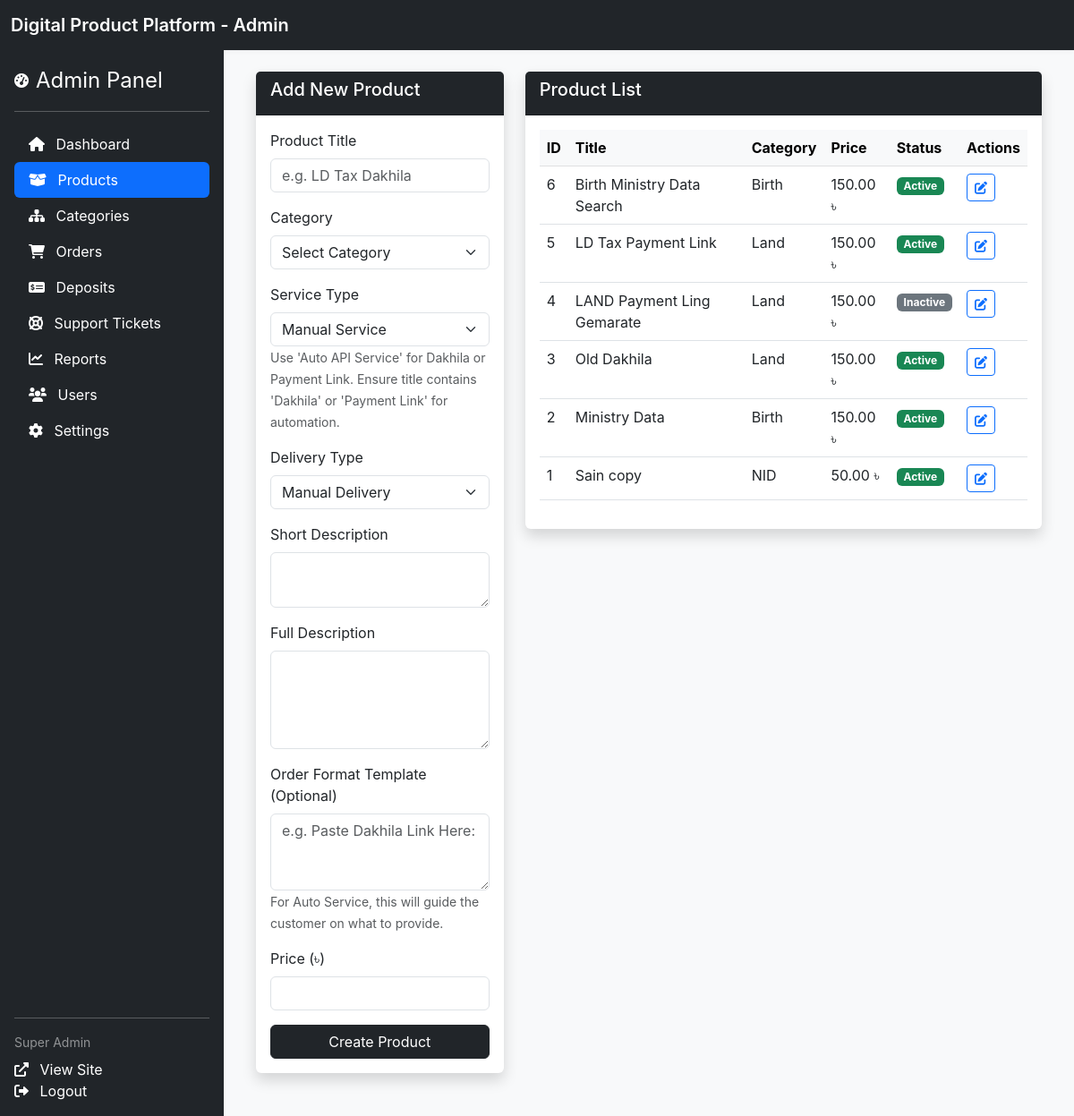
/admin/products (signed in), run on the app's committed database.
### tables this page shows
CREATE TABLE products (
                id INTEGER PRIMARY KEY AUTOINCREMENT,
                title TEXT NOT NULL,
                slug TEXT NOT NULL UNIQUE,
                short_desc TEXT,
                full_desc TEXT,
                category_id INTEGER,
                thumbnail TEXT,
                stock_type TEXT NOT NULL, -- file, text, key, account, manual, api
                delivery_type TEXT NOT NULL, -- instant, manual
                status TEXT DEFAULT 'active',
                created_at DATETIME DEFAULT CURRENT_TIMESTAMP, order_format_template TEXT,
                FOREIGN KEY (category_id) REFERENCES categories(id) ON DELETE SET NULL
            );

CREATE TABLE categories (
                id INTEGER PRIMARY KEY AUTOINCREMENT,
                name TEXT NOT NULL,
                slug TEXT NOT NULL UNIQUE,
                parent_id INTEGER DEFAULT NULL,
                status TEXT DEFAULT 'active',
                FOREIGN KEY (parent_id) REFERENCES categories(id) ON DELETE SET NULL
            );

### core/Database.php (called while the page is built, shortened)
<?php
class Database {
    private static $instance = null;
    private function __construct() {
        try {
            $this->pdo = new PDO("sqlite:" . DB_PATH);
        } catch (PDOException $e) {
            die("Database Connection Error: " . $e->getMessage());
        }
    }
    public static function getInstance() {
        if (self::$instance === null) {
            self::$instance = new Database();
        }
        return self::$instance->pdo;
    }
}

### core/Product.php (called while the page is built, shortened)
<?php
class Product {
    private $db;
    public function __construct() {
        $this->db = Database::getInstance();
    }
    public function getProducts($role_id = null, $category_id = null) {
        $sql = "
            SELECT p.*, c.name as category_name,
            (SELECT price FROM product_prices WHERE product_id = p.id AND (role_id = ? OR role_id IS NULL) ORDER BY role_id DESC LIMIT 1) as current_price
            FROM products p
            LEFT JOIN categories c ON p.category_id = c.id
            " . ($category_id ? "WHERE p.category_id = ?" : "") . "
            ORDER BY p.id DESC
        ";
        $stmt = $this->db->prepare($sql);
        $params = [$role_id];
        $stmt->execute($params);
        return $stmt->fetchAll();
    }
}

### core/Helpers.php (called while the page is built, shortened)
<?php
class Helpers {
    public static function formatCurrency($amount) {
        return number_format($amount, 2) . ' ৳';
    }
}

### modules/products/admin_products.php (the view, shortened to what this page needs)
<?php
$productModel = new Product();
$products = $productModel->getProducts($_SESSION['role_id']);
include 'includes/admin_header.php';
include 'includes/admin_sidebar.php';
?>
<div class="admin-content flex-grow-1 p-4">
    <div class="container-fluid">
        <div class="row">
        <div class="col-md-4">
            <div class="card shadow mb-4">
                <div class="card-header bg-dark text-white">
                    <h5>Add New Product</h5>
                </div>
                <div class="card-body">
                    <form action="" method="POST">
                        <div class="mb-3">
                            <label class="form-label">Product Title</label>
                            <input type="text" name="title" class="form-control" placeholder="e.g. LD Tax Dakhila" required>
                        </div>
                        <div class="mb-3">
                            <label class="form-label">Category</label>
                            <select name="category_id" class="form-select" required>
                                <option value="">Select Category</option>
                            </select>
                        </div>
                        <div class="mb-3">
                            <label class="form-label">Service Type</label>
                            <select name="stock_type" class="form-select" required>
                                <option value="manual">Manual Service</option>
                            </select>
                            <small class="text-muted">Use 'Auto API Service' for Dakhila or Payment Link. Ensure title contains 'Dakhila' or 'Payment Link' for automation.</small>
                        </div>
                        <div class="mb-3">
                            <label class="form-label">Delivery Type</label>
                            <select name="delivery_type" class="form-select" required>
                                <option value="manual">Manual Delivery</option>
                            </select>
                        </div>
                        <div class="mb-3">
                            <label class="form-label">Short Description</label>
                            <textarea name="short_desc" class="form-control" rows="2"></textarea>
                        </div>
                        <div class="mb-3">
                            <label class="form-label">Full Description</label>
                            <textarea name="full_desc" class="form-control" rows="4"></textarea>
                        </div>
                        <div class="mb-3">
                            <label class="form-label">Order Format Template (Optional)</label>
                            <textarea name="order_format_template" class="form-control" rows="3" placeholder="e.g. Paste Dakhila Link Here:"></textarea>
                            <small class="text-muted">For Auto Service, this will guide the customer on what to provide.</small>
                        </div>
                        <div class="mb-3">
                            <label class="form-label">Price (৳)</label>
                            <input type="number" step="0.01" name="base_price" class="form-control" required>
                        </div>
                        <div class="d-grid">
                            <button type="submit" class="btn btn-dark">Create Product</button>
                        </div>
                    </form>
                </div>
            </div>
        </div>
        <div class="col-md-8">
            <div class="card shadow">
                <div class="card-header bg-dark text-white">
                    <h5>Product List</h5>
                </div>
                <div class="card-body">
                    <div class="table-responsive">
                        <table class="table table-hover">
                            <thead class="table-light">
                                <tr>
                                    <th>ID</th>
                                    <th>Title</th>
                                    <th>Category</th>
                                    <th>Price</th>
                                    <th>Status</th>
                                    <th>Actions</th>
                                </tr>
                            </thead>
                            <tbody>
                                <?php foreach ($products as $p): ?>
                                    <tr>
                                        <td><?php echo $p['id']; ?></td>
                                        <td><?php echo $p['title']; ?></td>
                                        <td><?php echo $p['category_name']; ?></td>
                                        <td><?php echo Helpers::formatCurrency($p['current_price']); ?></td>
                                        <td>
                                            <span class="badge bg-<?php echo $p['status'] == 'active' ? 'success' : 'secondary'; ?>">
                                                <?php echo ucfirst($p['status']); ?>
                                            </span>
                                        </td>
                                        <td>
                                            <a href="<?php echo BASE_URL; ?>/admin/edit-product?id=<?php echo $p['id']; ?>" class="btn btn-sm btn-outline-primary"><i class="fas fa-edit"></i></a>
                                        </td>
                                    </tr>
                                <?php endforeach; ?>
                            </tbody>
                        </table>
                    </div>
                </div>
            </div>
        </div>
    </div>
</div>
<?php include 'includes/admin_footer.php'; ?>

### assets/css/style.css (style rules this page uses)
body { font-family: -apple-system, BlinkMacSystemFont, "Segoe UI", Roboto, "Helvetica Neue", Arial, sans-serif; background-color: #f8f9fa; color: #212529; }
.card { border: none; transition: box-shadow 0.2s; }
.admin-content { margin-left: 250px; width: calc(100% - 250px); min-height: calc(100vh - 56px); }

### data on the page
products: id "6", title "Birth Ministry Data Search", category.name "Birth", current_price "150.00 ৳", status "Active"
products: id "5", title "LD Tax Payment Link", category.name "Land", current_price "150.00 ৳", status "Active"
products: id "4", title "LAND Payment Ling Gemarate", category.name "Land", current_price "150.00 ৳", status "Inactive"
products: id "3", title "Old Dakhila", category.name "Land", current_price "150.00 ৳", status "Active"
products: id "2", title "Ministry Data", category.name "Birth", current_price "150.00 ৳", status "Active"
products: id "1", title "Sain copy", category.name "NID", current_price "50.00 ৳", status "Active"

### other printed values
SITE_NAME "Digital Product Platform"
$_SESSION['user_name'] "Super Admin"
